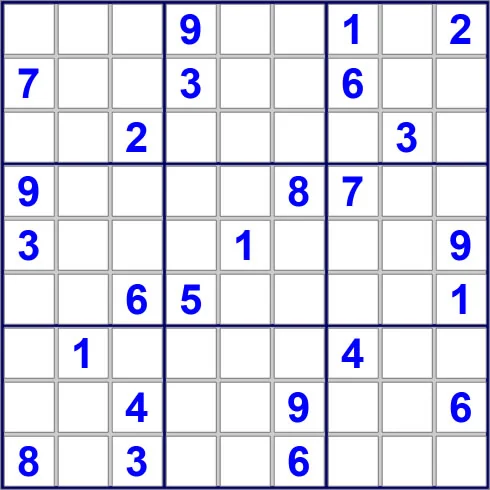
#> input picture Method CNN/dummy_input/cpdfivsh9cv81.webp, 490 x 490 px, found by its file name
$ jupyter execute --allow-errors SUDOKU_CNN.ipynb
#> lines starting #> are read from the running program, lines starting #| are printed output that depends on the picture; after the words box and inside, x2 and y2 are one past the last pixel; in counts of white or black regions, pixels touching at a corner belong together
Dataset: https://www.kaggle.com/datasets/kshitijdhama/printed-digits-dataset/data

[cell 1]
import cv2, os
import matplotlib.pyplot as plt
import numpy as np
import tensorflow

[cell 2]
def bgr2rgb(image):
    image = cv2.cvtColor(image, cv2.COLOR_BGR2RGB)
    return image

[cell 3]
# [6 lines of commented-out code are left out]
FILE_PATH = './dummy_input/cpdfivsh9cv81.webp'
# FILE_PATH = './dummy_input/sudoku_grid_ex5_color.jpg'
image = cv2.imread(FILE_PATH)
#> image is the input picture: shape (490, 490, 3); mean B, G, R 234.1, 222.5, 222.6
plt.imshow(bgr2rgb(image))
plt.xticks([])
plt.yticks([])
plt.show()

[cell 4]
gray_image = cv2.cvtColor(image, cv2.COLOR_BGR2GRAY)
plt.imshow(gray_image, cmap='gray')
plt.xticks([])
plt.yticks([])
plt.show()

[cell 5]
blur_gray_image = cv2.GaussianBlur(gray_image, (5, 5), 1)
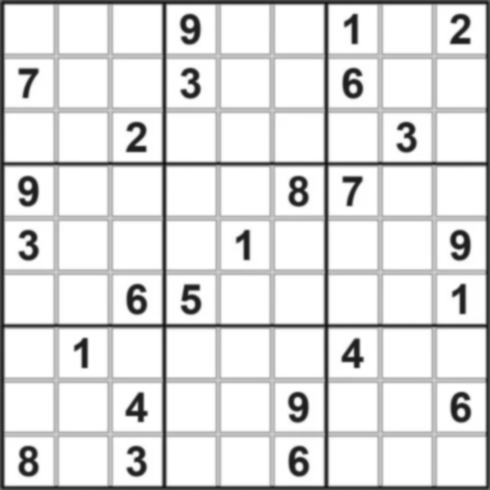
#> blur_gray_image: shape (490, 490); min 19, max 255, mean 223.6
thresh_image = cv2.adaptiveThreshold(gray_image, 255, cv2.ADAPTIVE_THRESH_MEAN_C, cv2.THRESH_BINARY_INV, 15, 7)
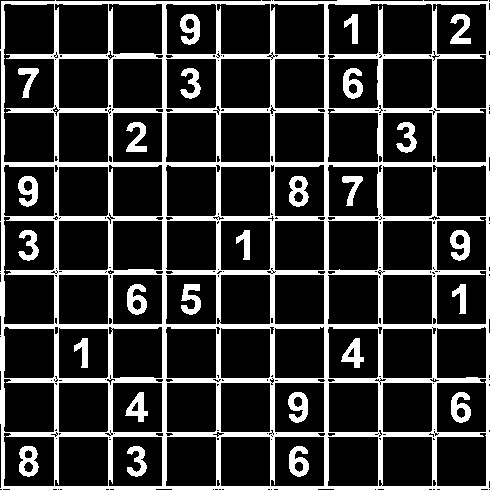
#> thresh_image: shape (490, 490); 21.2% white; 29 white regions (3 under 20 px), largest, box (x1, y1, x2, y2) and area: (0, 0, 490, 490) 42568, (180, 14, 200, 45) 393, (18, 176, 38, 207) 390
plt.imshow(thresh_image, cmap='gray')
plt.xticks([])
plt.yticks([])
plt.show()

[cell 6]
kernel = np.array([[0, 1, 0],
                   [1, 1, 1],
                   [0, 1, 0]], dtype=np.uint8)

dilated_image = cv2.dilate(thresh_image, kernel, iterations=1)
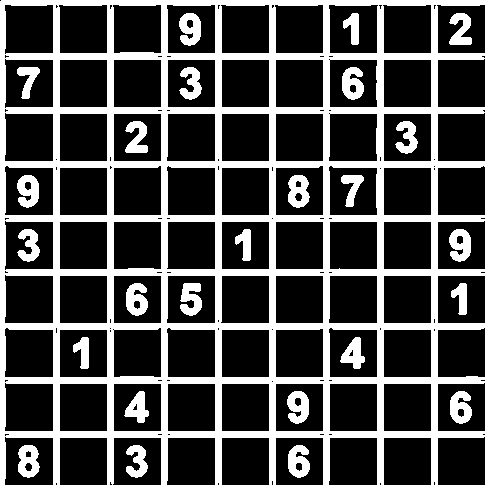
#> dilated_image: shape (490, 490); 30% white; 26 white regions, largest, box (x1, y1, x2, y2) and area: (0, 0, 490, 490) 60824, (179, 13, 201, 46) 522, (17, 175, 39, 208) 519

# Display the dilated image
plt.imshow(dilated_image, cmap='gray')
plt.xticks([])
plt.yticks([])
plt.show()

[cell 7]
contours, _ = cv2.findContours(dilated_image, cv2.RETR_EXTERNAL, cv2.CHAIN_APPROX_SIMPLE)
#> contours = 1 item

largest_contour = max(contours, key=cv2.contourArea)
#> largest_contour = [[1, 0], [0, 1], [0, 489], [489, 489], [489, 0]]

contour_image = cv2.cvtColor(dilated_image, cv2.COLOR_GRAY2BGR)
cv2.drawContours(contour_image, [largest_contour], -1, (0, 255, 0), 3)
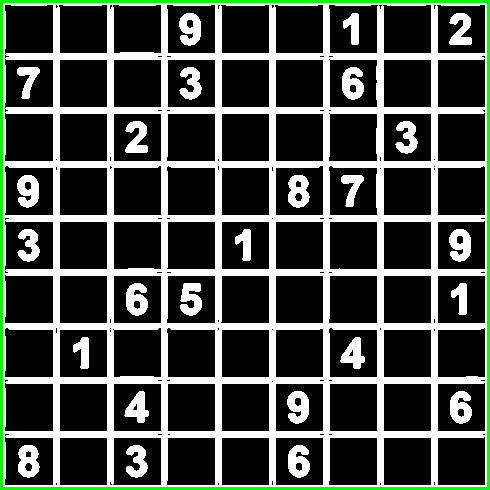
#> contour_image: shape (490, 490, 3); mean B, G, R 70.4, 76.6, 70.4

plt.imshow(contour_image)
plt.xticks([])
plt.yticks([])
plt.show()

[cell 8]
epsilon = 0.02 * cv2.arcLength(largest_contour, True)
#> epsilon = 39.11
approx = cv2.approxPolyDP(largest_contour, epsilon, True)
#> approx = [[1, 0], [0, 489], [489, 489], [489, 0]]

pts = approx.reshape(4, 2)
#> pts = [[1, 0], [0, 489], [489, 489], [489, 0]]

rect = np.zeros((4, 2), dtype="float32")
s = pts.sum(axis=1)
#> s = [1, 489, 978, 489]
rect[0] = pts[np.argmin(s)]  # Top-left
rect[2] = pts[np.argmax(s)]  # Bottom-right
diff = np.diff(pts, axis=1)
#> diff = [-1, 489, 0, -489]
rect[1] = pts[np.argmin(diff)]  # Top-right
rect[3] = pts[np.argmax(diff)]  # Bottom-left

width = 450
height = 450
dst = np.array([[0, 0], [width, 0], [width, height], [0, height]], dtype="float32")

M = cv2.getPerspectiveTransform(rect, dst)
warped_image = cv2.warpPerspective(image, M, (width, height))
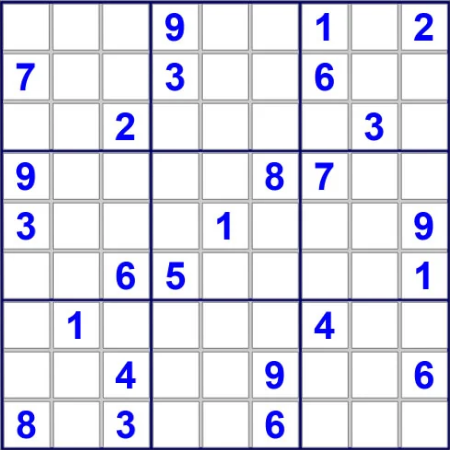
#> warped_image: shape (450, 450, 3); mean B, G, R 234.4, 223, 223.1

plt.imshow(warped_image, cmap='gray')
plt.xticks([])
plt.yticks([])
plt.show()

[cell 9]
def splitBoxes(img):
    rows = np.vsplit(img,9)
#> rows = 9 items
    boxes=[]
    for r in rows:
        cols= np.hsplit(r,9)
        for box in cols:
            boxes.append(box)
#> this loop made 9 passes
#> after the loop, boxes = 81 items
    return boxes

boxes = splitBoxes(warped_image)
#> boxes = 81 items

for i in range(len(boxes)):
    plt.subplot(9, 9, i + 1)
    plt.imshow(boxes[i], cmap='gray')
    plt.xticks([])
    plt.yticks([])
#> this loop made 81 passes
plt.show()
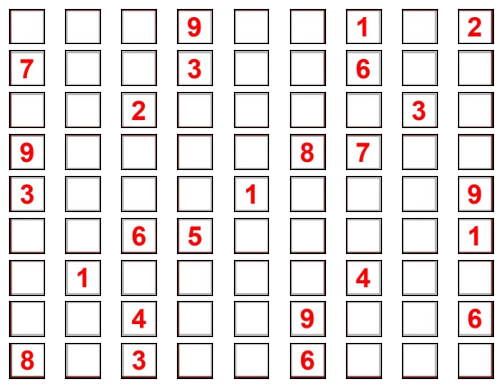
#> figure drawn by matplotlib, 81 panels

[cell 10]
# Define parameters for filtering
MIN_SIZE = 20    # Minimum size of a component to consider it valid (adjust as needed)
MAX_SIZE = 300   # Maximum size to filter out noise (adjust as needed)
EDGE_THRESHOLD = 2  # Minimum distance from edges to consider a component (adjust as needed)
w, h = 50, 50

# Prepare a list to hold the processed images
processed_boxes = []

for i in range(len(boxes)):
    target_image = boxes[i]

    # Convert the image to grayscale
    gray_target = cv2.cvtColor(target_image, cv2.COLOR_BGR2GRAY)
    gray_target = cv2.resize(gray_target, (w, h))

    # Step 1: Threshold the image to create a binary image
    _, binary_image = cv2.threshold(gray_target, 180, 255, cv2.THRESH_BINARY_INV)

    # Step 2: Find connected components
    num_labels, labels_im = cv2.connectedComponents(binary_image)

    # Step 3: Initialize variables to find the best component
    best_component = None  # Initialize as None
    best_size = 0
    height, width = gray_target.shape
    center_y, center_x = height // 2, width // 2  # Calculate the center of the image

    # Step 4: Loop through each component
    for label in range(1, num_labels):  # Start from 1 to skip the background
        component_mask = (labels_im == label).astype(np.uint8)  # Create a mask for the component
        size = np.sum(component_mask)  # Count the number of pixels in the component

        # Calculate the bounding box of the component
        y_indices, x_indices = np.where(component_mask > 0)
        if len(y_indices) == 0 or len(x_indices) == 0:
            continue  # Skip if there are no pixels in the component

        # Get the bounding box coordinates
        min_y, max_y = np.min(y_indices), np.max(y_indices)
        min_x, max_x = np.min(x_indices), np.max(x_indices)

        # Check if the component meets size and edge proximity criteria
        if (MIN_SIZE <= size <= MAX_SIZE and
            min_y > EDGE_THRESHOLD and max_y < height - EDGE_THRESHOLD and
            min_x > EDGE_THRESHOLD and max_x < width - EDGE_THRESHOLD):

            # Check if this is the best component found based on size
            if size > best_size:
                best_size = size
                best_component = component_mask  # Assign the mask to best_component

    # Step 5: Create a mask for the best component
    if best_component is not None:  # Check if a component was found
        mask = best_component.astype(np.uint8) * 255  # Convert to uint8 for masking

        # Step 6: Use the mask to create an output image where the digit is white and the background is black
        output_image = np.zeros_like(gray_target)  # Create a black image
        output_image[mask > 0] = 255  # Set the pixels of the digit to white

        processed_boxes.append(output_image)  # Store the processed image
    else:
        # If no component was found, append a completely black image
        processed_boxes.append(np.zeros_like(gray_target))  # All black image for no digit box
#> this loop made 81 passes
#> num_labels on passes 1 to 12: 2, 2, 2, 3, 2, 2, 3, 2, 3, 3, 3, 2
#> binary_image: shape (50, 50); 15.4% white; 1 white region, box (x1, y1, x2, y2) and area: (0, 0, 50, 50) 385
#> output_image: shape (50, 50); 11.7% white; 1 white region, box (x1, y1, x2, y2) and area: (17, 10, 35, 39) 293
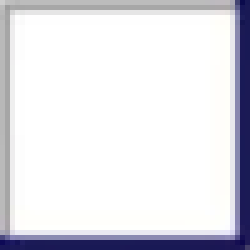
#> target_image: shape (50, 50, 3) (shown 5 times larger); mean of channels 0, 1, 2 231, 224.8, 225.1; drawn as B, G, R
#> after the loop, processed_boxes = 81 items

# Display the processed images
for i in range(len(processed_boxes)):
    plt.subplot(9, 9, i + 1)
    plt.imshow(processed_boxes[i], cmap='gray')  # Display processed images
    plt.axis('off')

plt.show()
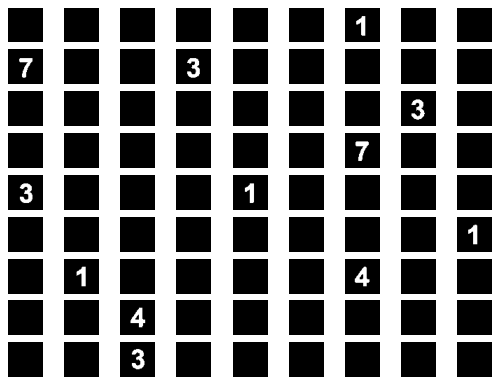
#> figure drawn by matplotlib, 81 panels

[cell 11]
# model = tensorflow.keras.models.load_model('./Model/num_classifier_COMBINED.h5')
# model = tensorflow.keras.models.load_model('./num_classifier_printedImage.h5')

[cell 12]
def image_preprocessing_input(image):
    image = cv2.resize(image, (w, h))
    image = cv2.equalizeHist(image)
    _, binary_image = cv2.threshold(image, 150, 255, cv2.THRESH_BINARY)
    binary_image = binary_image.reshape(w, h, 1)
    binary_image = binary_image / 255.0
    return binary_image

test_image = processed_boxes[53]
#> test_image: shape (50, 50); 8.3% white; 1 white region, box (x1, y1, x2, y2) and area: (16, 11, 29, 39) 208
plt.figure(figsize=(6, 6))
plt.subplot(1, 2, 1)
plt.title('Input Image')
plt.imshow(test_image, cmap='gray')
plt.xticks([])
plt.yticks([])

test_image_preprocessed = image_preprocessing_input(test_image)
test_image_preprocessed.shape
plt.subplot(1, 2, 2)
plt.title('After Preprocessing')
plt.imshow(test_image_preprocessed.reshape(w, h), cmap='gray')
plt.xticks([])
plt.yticks([])
plt.show()

test_image_preprocessed = np.expand_dims(test_image_preprocessed, axis=0)

#> (the rest of this cell did not finish here and is left out)

[cell 13]
def image_preprocessing_input(image):
    image = cv2.resize(image, (w, h))
    image = cv2.equalizeHist(image)
    _, binary_image = cv2.threshold(image, 150, 255, cv2.THRESH_BINARY)
    binary_image = binary_image.reshape(w, h, 1)
    binary_image = binary_image / 255.0
    return binary_image

sudoku_matrix = np.zeros((9, 9), dtype=int)

#> (the rest of this cell did not finish here and is left out)

[cell 14]
# Define a function to check if a number can be placed in the Sudoku grid
def is_valid_move(matrix, row, col, num):
    # Check row
    if num in matrix[row]:
        return False
    # Check column
    if num in matrix[:, col]:
        return False
    # Check 3x3 grid
    start_row, start_col = 3 * (row // 3), 3 * (col // 3)
    if num in matrix[start_row:start_row + 3, start_col:start_col + 3]:
        return False
    return True

# Backtracking function to solve the Sudoku puzzle
def solve_sudoku(matrix):
    for row in range(9):
        for col in range(9):
            if matrix[row, col] == 0:  # Empty cell found
                for num in range(1, 10):  # Numbers 1 to 9
                    if is_valid_move(matrix, row, col, num):
                        matrix[row, col] = num  # Place the number
                        if solve_sudoku(matrix):  # Recursive call
                            return True
                        matrix[row, col] = 0  # Backtrack
                return False  # No valid number found, backtrack
    return True  # Puzzle solved


# Copy the original matrix for displaying later
original_matrix = sudoku_matrix.copy()

# Solve the Sudoku
if solve_sudoku(sudoku_matrix):
    print("Sudoku Solved:")
else:
    print("No solution exists")

# Display the answer matrix
print("Answer Matrix:")
print(sudoku_matrix)
#| [[1 2 3 4 5 6 7 8 9]
#|  [4 5 6 7 8 9 1 2 3]
#|  [7 8 9 1 2 3 4 5 6]
#|  [2 1 4 3 6 5 8 9 7]
#|  [3 6 5 8 9 7 2 1 4]
#|  [8 9 7 2 1 4 3 6 5]
#|  [5 3 1 6 4 2 9 7 8]
#|  [6 4 2 9 7 8 5 3 1]
#|  [9 7 8 5 3 1 6 4 2]]

# Combine the question and answer matrices for display
combined_matrix = np.where(original_matrix != 0, original_matrix, sudoku_matrix)

# Display the answer and combined matrix
plt.figure(figsize=(12, 6))

# Display answer matrix
plt.subplot(1, 2, 1)
plt.title('Solved Sudoku Matrix')
plt.imshow(sudoku_matrix, cmap='gray', vmin=0, vmax=9)
plt.xticks(np.arange(9), [])
plt.yticks(np.arange(9), [])
for (i, j), val in np.ndenumerate(sudoku_matrix):
    plt.text(j, i, f'{val}', ha='center', va='center', color='blue' if val != 0 else 'black')
#> this loop made 81 passes
#> (i, j, val) on passes 2 to 13: (0, 1, 2), (0, 2, 3), (0, 3, 4), (0, 4, 5), (0, 5, 6), (0, 6, 7), (0, 7, 8), (0, 8, 9), (1, 0, 4), (1, 1, 5), (1, 2, 6), (1, 3, 7)

# Display combined matrix
plt.subplot(1, 2, 2)
plt.title('Combined Question and Answer Matrix')
plt.imshow(combined_matrix, cmap='gray', vmin=0, vmax=9)
plt.xticks(np.arange(9), [])
plt.yticks(np.arange(9), [])
for (i, j), val in np.ndenumerate(combined_matrix):
    plt.text(j, i, f'{val}', ha='center', va='center', color='blue' if original_matrix[i, j] == 0 else 'black')

plt.tight_layout()
plt.show()
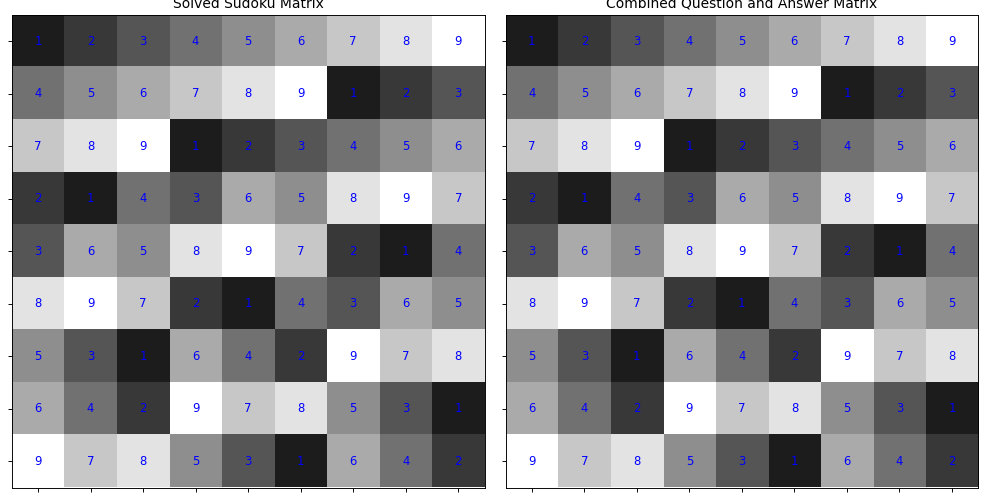
#> figure drawn by matplotlib, 2 panels

$ run again, with Method CNN/dummy_input/sudoku_grid_ex3.jpg saved as Method CNN/dummy_input/cpdfivsh9cv81.webp
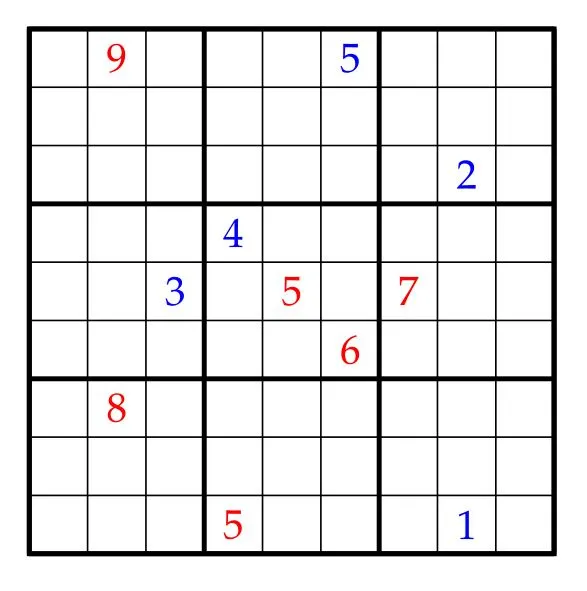
#> input picture Method CNN/dummy_input/sudoku_grid_ex3.jpg, 587 x 591 px, found by its file name
#> image is the input picture: shape (591, 587, 3); mean B, G, R 230.8, 230.4, 231
#> thresh_image: shape (591, 587); 11.2% white; 14 white regions (2 under 20 px), largest, box (x1, y1, x2, y2) and area: (27, 26, 557, 557) 36544, (108, 393, 126, 423) 237, (282, 276, 300, 306) 219
#> dilated_image: shape (591, 587); 17.2% white; 14 white regions (2 under 20 px)
#> contours = 1 contour; box (x1, y1, x2, y2) and area: (26, 25, 558, 558) 281962
#> largest_contour = contour of 15 points, box (x1, y1, x2, y2) (26, 25, 558, 558), area 281962
#> `cv2.drawContours(contour_image, [largest_contour], -1, (0, 255, 0), 3)`:
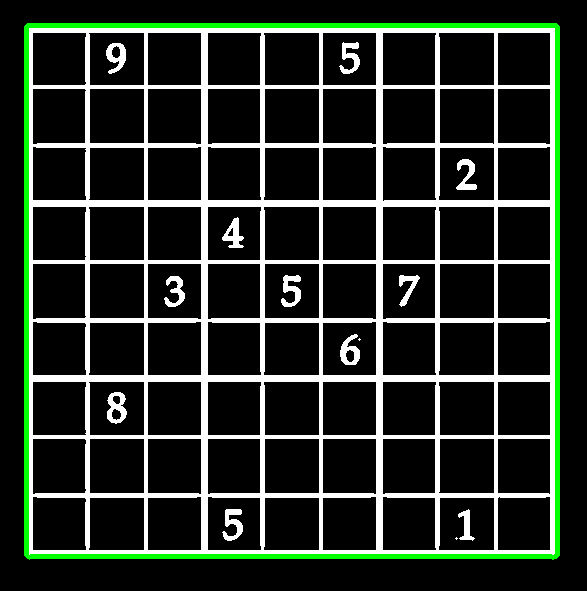
#> contour_image: shape (591, 587, 3); mean B, G, R 39.3, 47, 39.3
#> epsilon = 42.47
#> approx = [[27, 25], [26, 555], [556, 556], [557, 26]]
#> s = [52, 581, 1112, 583]
#> diff = [-2, 529, 0, -531]
#> rows = 9 items
#> the loop in splitBoxes, `for r in rows:` made 9 passes
#> after the loop in splitBoxes, `for r in rows:`: boxes = 81 items
#> the loop `for i in range(len(boxes)):` made 81 passes
#> the loop `for i in range(len(boxes)):` made 81 passes
#> num_labels on passes 1 to 8: 2, 3, 2, 2, 2, 3, 2, 2
#> the loop `for i in range(len(processed_boxes)):` made 81 passes
#> test_image: shape (50, 50); every value is 0
#| [[1 2 3 4 5 6 7 8 9]
#|  [4 5 6 7 8 9 1 2 3]
#|  [7 8 9 1 2 3 4 5 6]
#|  [2 1 4 3 6 5 8 9 7]
#|  [3 6 5 8 9 7 2 1 4]
#|  [8 9 7 2 1 4 3 6 5]
#> (further printed lines are left out)
#> the loop `for (i, j), val in np.ndenumerate(sudoku_matrix):` made 81 passes
#> (i, j, val) on passes 2 to 9: (0, 1, 2), (0, 2, 3), (0, 3, 4), (0, 4, 5), (0, 5, 6), (0, 6, 7), (0, 7, 8), (0, 8, 9)
#> the loop `for (i, j), val in np.ndenumerate(combined_matrix):` made 81 passes
